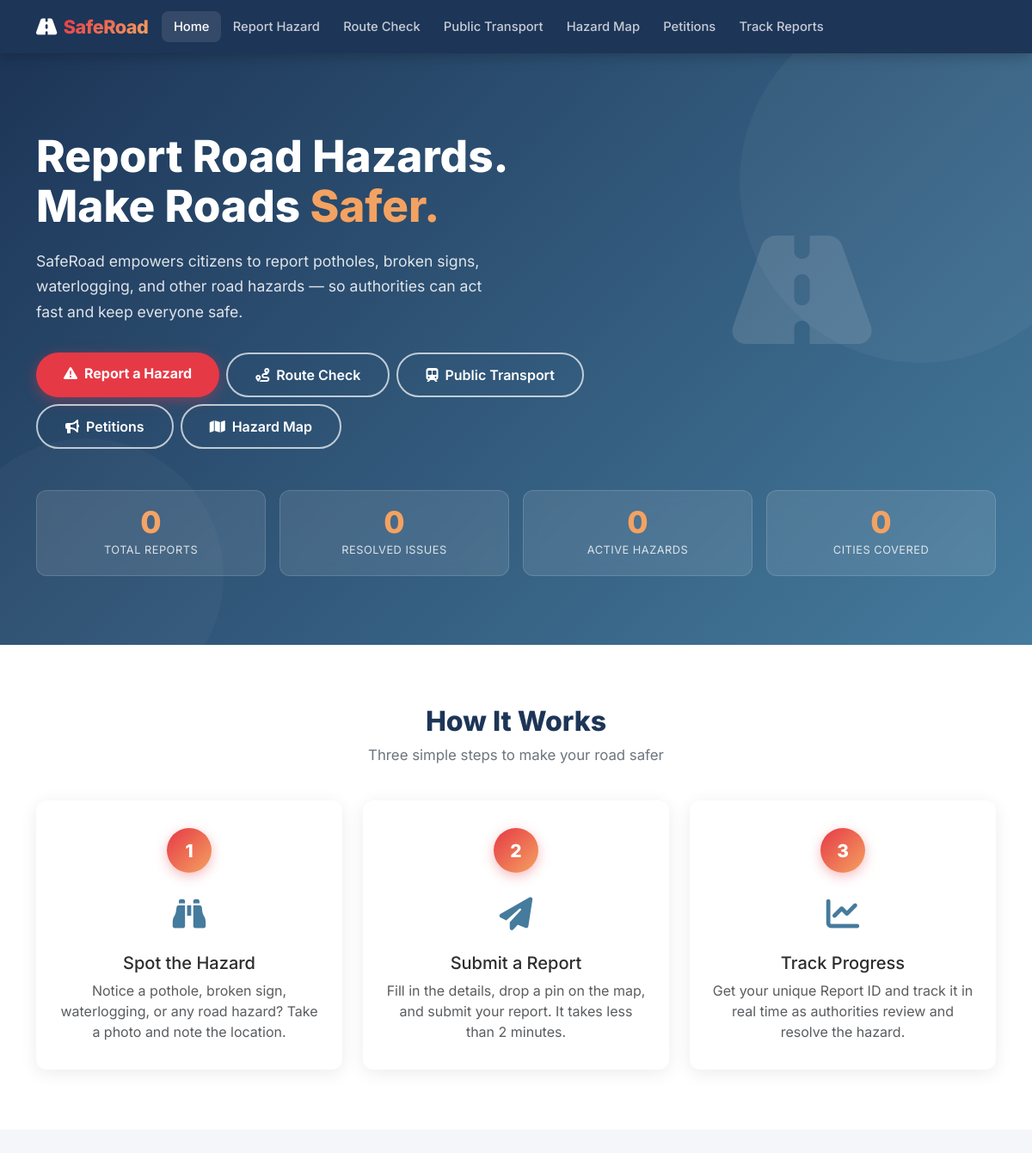
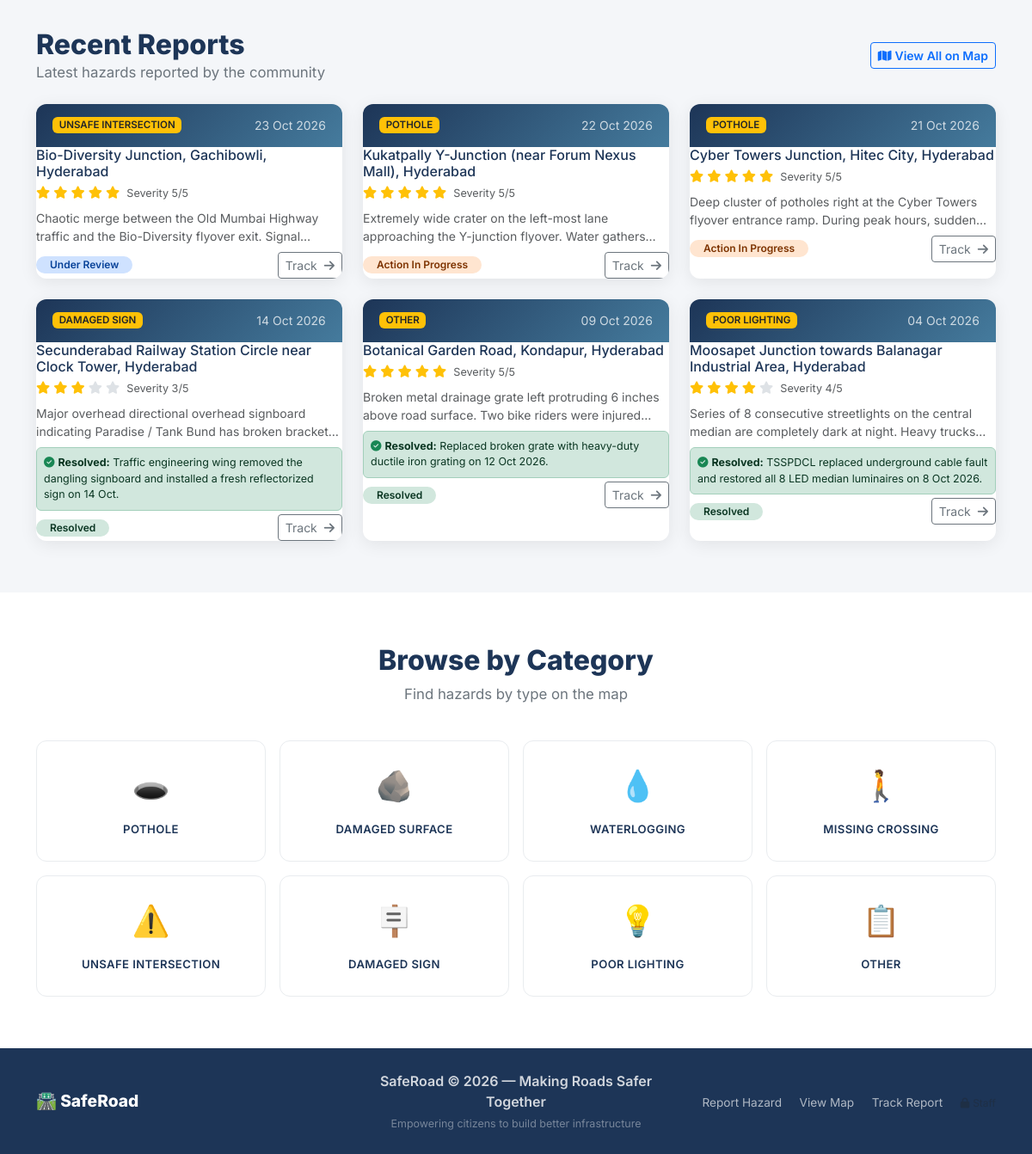
The page / on the database its author committed (2 pictures, top to bottom).
### models.py (models this page shows, shortened)
class Report(db.Model):
    __tablename__ = 'reports'
    id              = db.Column(db.Integer, primary_key=True)
    report_id       = db.Column(db.String(20), unique=True, nullable=False)
    category        = db.Column(db.String(50), nullable=False)
    location_name   = db.Column(db.String(255), nullable=False)
    lat             = db.Column(db.Float, nullable=True)
    lng             = db.Column(db.Float, nullable=True)
    zone_id         = db.Column(db.String(50), nullable=True, default='serilingampally')
    zone_name       = db.Column(db.String(100), nullable=True, default='Serilingampally Zone (West)')
    assigned_officer = db.Column(db.String(150), nullable=True, default='Er. K. V. Rao (Circle Engineer)')
    description     = db.Column(db.Text, nullable=False)
    severity        = db.Column(db.Integer, nullable=False)    # 1 (low) – 5 (extreme)
    image_path      = db.Column(db.String(255), nullable=True) # relative path under static/
    status          = db.Column(db.String(50), default='Pending Review')
    priority_score  = db.Column(db.Integer, default=0)
    priority_level  = db.Column(db.String(10), default='Low')  # Low / Medium / High
    submitter_name  = db.Column(db.String(100), nullable=False)
    submitter_email = db.Column(db.String(150), nullable=False)
    created_at      = db.Column(db.DateTime, default=datetime.utcnow)
    updated_at      = db.Column(db.DateTime, default=datetime.utcnow,
                                onupdate=datetime.utcnow)
    resolution_note = db.Column(db.Text, nullable=True)
    status_history  = db.relationship(
        'StatusHistory', backref='report', lazy=True,
        cascade='all, delete-orphan'
    )
    confirmations   = db.relationship(
        'Confirmation', backref='report', lazy=True,
        cascade='all, delete-orphan'
    )
    @property
    def submitted_at(self):
        return self.created_at

### app.py (the view)
    @app.route('/')
    def index():
        total = Report.query.count()
        resolved = Report.query.filter_by(status='Resolved').count()
        active = Report.query.filter(
            Report.status.notin_(['Resolved', 'Rejected', 'Duplicate'])
        ).count()
        pending = Report.query.filter_by(status='Pending Review').count()
        stats = {
            'total_reports': total,
            'resolved': resolved,
            'active': active,
            'pending': pending,
        }
        resolved_reports = (
            Report.query.filter_by(status='Resolved')
            .order_by(Report.updated_at.desc(), Report.created_at.desc())
            .limit(3)
            .all()
        )
        active_reports = (
            Report.query.filter(Report.status.in_(['Action in Progress', 'Under Review', 'Pending Review']))
            .order_by(Report.priority_score.desc(), Report.created_at.desc())
            .limit(6 - len(resolved_reports))
            .all()
        )
        recent_reports = []
        for r in active_reports:
            if r not in recent_reports:
                recent_reports.append(r)
        for r in resolved_reports:
            if r not in recent_reports:
                recent_reports.append(r)
        if not recent_reports:
            recent_reports = (
                Report.query.order_by(Report.created_at.desc()).limit(6).all()
            )
        return render_template('index.html', stats=stats, recent_reports=recent_reports)

### templates/index.html (shortened to what this page needs)
{% extends "base.html" %}
{% block content %}
<section class="hero-section">
  <div class="container-xl">
    <div class="row align-items-center">
      <div class="col-lg-7 fade-in">
        <h1 class="hero-title">
          Report Road Hazards.<br>
          Make Roads <span>Safer.</span>
        </h1>
        <p class="hero-subtitle">
          SafeRoad empowers citizens to report potholes, broken signs, waterlogging,
          and other road hazards — so authorities can act fast and keep everyone safe.
        </p>
        <div class="d-flex flex-wrap gap-2">
          <a href="{{ url_for('report_hazard') }}" class="btn btn-hero-primary">
            <i class="fa fa-triangle-exclamation me-2"></i>Report a Hazard
          </a>
          <a href="{{ url_for('route_safety_page') }}" class="btn btn-hero-outline">
            <i class="fa fa-route me-2"></i>Route Check
          </a>
          <a href="{{ url_for('public_transport_page') }}" class="btn btn-hero-outline">
            <i class="fa fa-train-subway me-2"></i>Public Transport
          </a>
          <a href="{{ url_for('petitions_list') }}" class="btn btn-hero-outline">
            <i class="fa fa-bullhorn me-2"></i>Petitions
          </a>
          <a href="{{ url_for('view_map') }}" class="btn btn-hero-outline">
            <i class="fa fa-map me-2"></i>Hazard Map
          </a>
        </div>
      </div>
      <div class="col-lg-5 d-none d-lg-flex justify-content-center fade-in fade-in-delay-2">
        <i class="fa fa-road" style="font-size:9rem;opacity:0.12;color:#ffffff;"></i>
      </div>
    </div>
    <div class="stat-counters">
      <div class="row g-3">
        <div class="col-6 col-md-3">
          <div class="stat-card fade-in fade-in-delay-1">
            <span class="stat-number counter" data-target="{{ stats.total_reports if stats else 1248 }}">0</span>
            <span class="stat-label">Total Reports</span>
          </div>
        </div>
        <div class="col-6 col-md-3">
          <div class="stat-card fade-in fade-in-delay-2">
            <span class="stat-number counter" data-target="{{ stats.resolved if stats else 832 }}">0</span>
            <span class="stat-label">Resolved Issues</span>
          </div>
        </div>
        <div class="col-6 col-md-3">
          <div class="stat-card fade-in fade-in-delay-3">
            <span class="stat-number counter" data-target="{{ stats.active if stats else 276 }}">0</span>
            <span class="stat-label">Active Hazards</span>
          </div>
        </div>
        <div class="col-6 col-md-3">
          <div class="stat-card fade-in fade-in-delay-3">
            <span class="stat-number counter" data-target="4">0</span>
            <span class="stat-label">Cities Covered</span>
          </div>
        </div>
      </div>
    </div>
  </div>
</section>
<section class="how-it-works">
  <div class="container-xl text-center">
    <h2 class="section-title">How It Works</h2>
    <p class="section-subtitle">Three simple steps to make your road safer</p>
    <div class="row g-4 justify-content-center">
      <div class="col-md-4">
        <div class="step-card h-100">
          <div class="step-number">1</div>
          <div class="step-icon"><i class="fa fa-binoculars"></i></div>
          <h5 class="fw-700">Spot the Hazard</h5>
          <p class="text-muted mb-0">
            Notice a pothole, broken sign, waterlogging, or any road hazard?
            Take a photo and note the location.
          </p>
        </div>
      </div>
      <div class="col-md-4">
        <div class="step-card h-100">
          <div class="step-number">2</div>
          <div class="step-icon"><i class="fa fa-paper-plane"></i></div>
          <h5 class="fw-700">Submit a Report</h5>
          <p class="text-muted mb-0">
            Fill in the details, drop a pin on the map, and submit your report.
            It takes less than 2 minutes.
          </p>
        </div>
      </div>
      <div class="col-md-4">
        <div class="step-card h-100">
          <div class="step-number">3</div>
          <div class="step-icon"><i class="fa fa-chart-line"></i></div>
          <h5 class="fw-700">Track Progress</h5>
          <p class="text-muted mb-0">
            Get your unique Report ID and track it in real time as authorities
            review and resolve the hazard.
          </p>
        </div>
      </div>
    </div>
  </div>
</section>
<section class="recent-reports">
  <div class="container-xl">
    <div class="d-flex justify-content-between align-items-center mb-4 flex-wrap gap-2">
      <div>
        <h2 class="section-title mb-0">Recent Reports</h2>
        <p class="section-subtitle mb-0">Latest hazards reported by the community</p>
      </div>
      <a href="{{ url_for('view_map') }}" class="btn btn-sm btn-outline-primary fw-600">
        <i class="fa fa-map me-1"></i>View All on Map
      </a>
    </div>
    {% if recent_reports %}
    <div class="row g-4">
      {% for r in recent_reports %}
      <div class="col-md-6 col-lg-4">
        <div class="report-card h-100">
          <div class="card-header d-flex justify-content-between align-items-center">
            <span class="badge bg-warning text-dark fw-600 text-uppercase" style="font-size:0.72rem;">
              {{ r.category | replace('_', ' ') | title }}
            </span>
            <small class="opacity-75">{{ r.submitted_at.strftime('%d %b %Y') if r.submitted_at else 'N/A' }}</small>
          </div>
          <div class="card-body">
            <h6 class="fw-700 mb-1" style="color:var(--dark);">{{ r.location_name or 'Unknown Location' }}</h6>
            <div class="severity-stars mb-2">
              {% for i in range(1, 6) %}
                <i class="fa fa-star {% if i <= r.severity %}text-warning{% else %}empty{% endif %}"></i>
              {% endfor %}
              <small class="text-muted ms-1">Severity {{ r.severity }}/5</small>
            </div>
            <p class="text-muted small mb-2" style="display:-webkit-box;-webkit-line-clamp:2;-webkit-box-orient:vertical;overflow:hidden;">
              {{ r.description }}
            </p>
            {% if r.status == 'Resolved' and r.resolution_note %}
            <div class="p-2 mb-1 rounded small bg-success-subtle text-success-emphasis border border-success-subtle" style="font-size:0.78rem;">
              <i class="fa fa-circle-check me-1 text-success"></i><strong>Resolved:</strong> {{ r.resolution_note }}
            </div>
            {% endif %}
          </div>
          <div class="card-footer bg-transparent d-flex justify-content-between align-items-center">
            <span class="badge rounded-pill px-3 py-1 badge-status-{{ r.status | replace(' ', '_') | lower }}">
              {{ r.status | title }}
            </span>
            <a href="{{ url_for('my_reports') }}?report_id={{ r.report_id }}" class="btn btn-sm btn-outline-secondary">
              Track <i class="fa fa-arrow-right ms-1"></i>
            </a>
          </div>
        </div>
      </div>
      {% endfor %}
    </div>
    {% else %}
    <div class="text-center py-5">
      <div style="font-size:3rem;opacity:0.3;">🛣️</div>
      <p class="text-muted mt-2">No reports yet. Be the first to report a hazard!</p>
      <a href="{{ url_for('report_hazard') }}" class="btn btn-primary">Report Now</a>
    </div>
    {% endif %}
  </div>
</section>
<section class="category-grid">
  <div class="container-xl text-center">
    <h2 class="section-title">Browse by Category</h2>
    <p class="section-subtitle">Find hazards by type on the map</p>
    <div class="row row-cols-2 row-cols-sm-4 row-cols-lg-8 g-3">
      <div class="col">
        <a href="{{ url_for('view_map') }}?category=pothole" class="cat-card">
          <span class="cat-icon">🕳️</span>
          <span class="cat-label">Pothole</span>
        </a>
      </div>
      <div class="col">
        <a href="{{ url_for('view_map') }}?category=damaged_surface" class="cat-card">
          <span class="cat-icon">🪨</span>
          <span class="cat-label">Damaged Surface</span>
        </a>
      </div>
      <div class="col">
        <a href="{{ url_for('view_map') }}?category=waterlogging" class="cat-card">
          <span class="cat-icon">💧</span>
          <span class="cat-label">Waterlogging</span>
        </a>
      </div>
      <div class="col">
        <a href="{{ url_for('view_map') }}?category=missing_crossing" class="cat-card">
          <span class="cat-icon">🚶</span>
          <span class="cat-label">Missing Crossing</span>
        </a>
      </div>
      <div class="col">
        <a href="{{ url_for('view_map') }}?category=unsafe_intersection" class="cat-card">
          <span class="cat-icon">⚠️</span>
          <span class="cat-label">Unsafe Intersection</span>
        </a>
      </div>
      <div class="col">
        <a href="{{ url_for('view_map') }}?category=damaged_sign" class="cat-card">
          <span class="cat-icon">🪧</span>
          <span class="cat-label">Damaged Sign</span>
        </a>
      </div>
      <div class="col">
        <a href="{{ url_for('view_map') }}?category=poor_lighting" class="cat-card">
          <span class="cat-icon">💡</span>
          <span class="cat-label">Poor Lighting</span>
        </a>
      </div>
      <div class="col">
        <a href="{{ url_for('view_map') }}?category=other" class="cat-card">
          <span class="cat-icon">📋</span>
          <span class="cat-label">Other</span>
        </a>
      </div>
    </div>
  </div>
</section>
{% endblock %}

### rows shown on the page
Report: category "UNSAFE INTERSECTION", submitted_at "23 Oct 2026", location_name "Bio-Diversity Junction, Gachibowli, Hyderabad", severity "5", description "Chaotic merge between the Old Mumbai Highway traffic and the Bio-Diversity flyover exit.…", status "Under Review"
Report: category "POTHOLE", submitted_at "22 Oct 2026", location_name "Kukatpally Y-Junction (near Forum Nexus Mall), Hyderabad", severity "5", description "Extremely wide crater on the left-most lane approaching the Y-junction flyover. Water…", status "Action In Progress"
Report: category "POTHOLE", submitted_at "21 Oct 2026", location_name "Cyber Towers Junction, Hitec City, Hyderabad", severity "5", description "Deep cluster of potholes right at the Cyber Towers flyover entrance ramp. During peak hours,…", status "Action In Progress"
Report: category "DAMAGED SIGN", submitted_at "14 Oct 2026", location_name "Secunderabad Railway Station Circle near Clock Tower, Hyderabad", severity "3", description "Major overhead directional overhead signboard indicating Paradise / Tank Bund has broken…", resolution_note "Traffic engineering wing removed the dangling signboard and installed a fresh reflectorized sign on 14 Oct.", status "Resolved"
Report: category "OTHER", submitted_at "09 Oct 2026", location_name "Botanical Garden Road, Kondapur, Hyderabad", severity "5", description "Broken metal drainage grate left protruding 6 inches above road surface. Two bike riders were…", resolution_note "Replaced broken grate with heavy-duty ductile iron grating on 12 Oct 2026.", status "Resolved"
Report: category "POOR LIGHTING", submitted_at "04 Oct 2026", location_name "Moosapet Junction towards Balanagar Industrial Area, Hyderabad", severity "4", description "Series of 8 consecutive streetlights on the central median are completely dark at night. Heavy…", resolution_note "TSSPDCL replaced underground cable fault and restored all 8 LED median luminaires on 8 Oct 2026.", status "Resolved"
